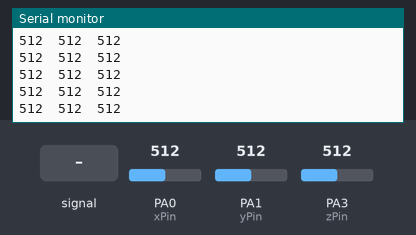
Bench run of a sketch on a simulated STM32 Blue Pill. On the bench: the last lines printed to the serial monitor. The inputs (shaded band) are chosen by the test bench; at power-on: PA0 (xPin) = 512, PA1 (yPin) = 512, PA3 (zPin) = 512. No radio packets arrive unless stated.

Above: at 1.2 s.
1.3 s: PA3 (zPin) fed a 200 Hz sine of ±81 counts around its level
At 1.8 s:
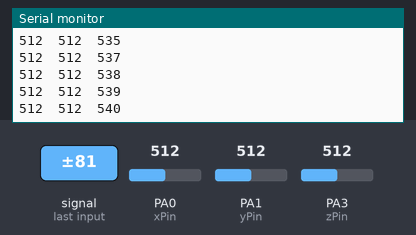
2.8 s: PA0 (xPin) set to 716
At 3.6 s:
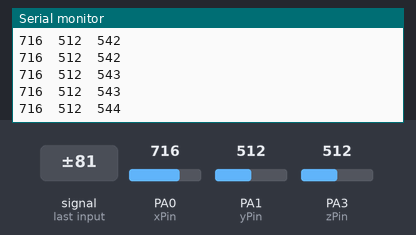
4.3 s: PA1 (yPin) set to 716
At 4.9 s:
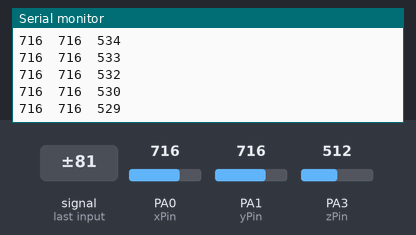
5.8 s: PA3 (zPin) set to 716
At 6.3 s:
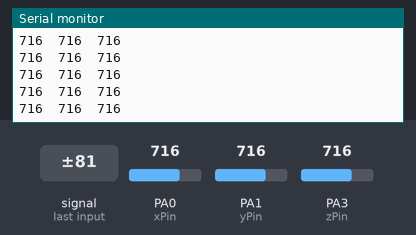
7.3 s: PA0 (xPin) set to 900
At 8.1 s:
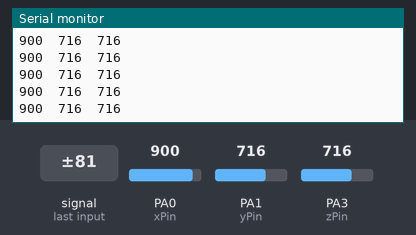
8.8 s: PA1 (yPin) set to 900
At 9.8 s:
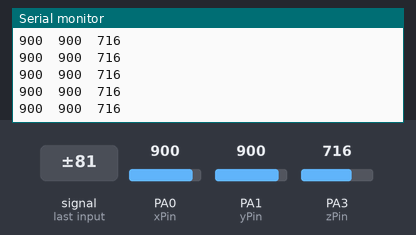
Timing chart, 0 to 11.3 s (numbered marks = the images above; inputs shaded):
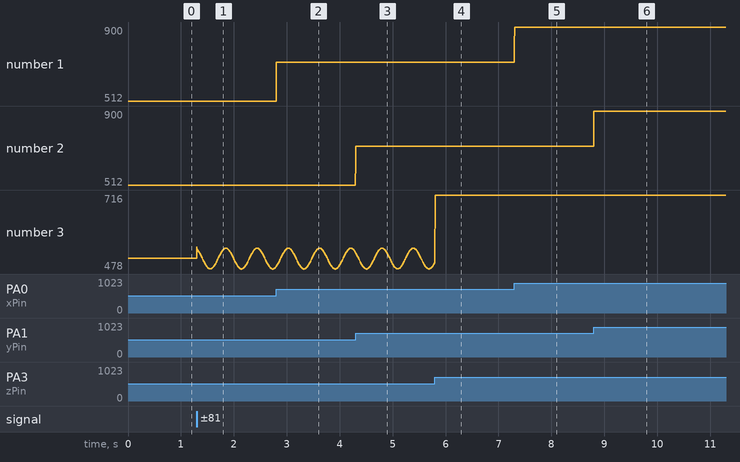

The sketch:

medical_vehicle_transmiter.ino
```cpp
//wheel chair nsic transmitter
//transmitter code
#include <SPI.h>
#include <nRF24L01.h>
#include <RF24.h>

RF24 radio(PB0,PA4); // CE, CSN

//--------------------------------------------------------------
#define xPin PA0
#define yPin PA1
#define zPin PA3
//--------------------------------------------------------------
// Take multiple samples to reduce noise
const int samples = 10;
const uint64_t address = 0xF0F0F0F0E1LL;
int counter = 0;
void setup() {
  Serial.begin(115200);
  radio.begin();                  //Starting the Wireless communication
radio.openWritingPipe(address); //Setting the address where we will send the data

radio.setPALevel(RF24_PA_MIN);  //You can set it as minimum or maximum depending on the distance between the transmitter and receiver.
radio.stopListening();


}

void loop() {

  char text[50];

 int xRaw=0,yRaw=0,zRaw=0;
  for(int i=0;i<samples;i++)
  {
    xRaw+=analogRead(xPin);
    yRaw+=analogRead(yPin);
    zRaw+=analogRead(zPin);
  }
  xRaw/=samples;
  yRaw/=samples;
  zRaw/=samples;
  //--------------------------------------------------------------
  Serial.print(xRaw);
  Serial.print("\t");
  Serial.print(yRaw);
  Serial.print("\t");
  Serial.print(zRaw);
  Serial.println();


  // Serial.println("=====================================");

   strcpy(text, "=");
  strcat(text, String(xRaw).c_str());
  strcat(text, "=");
  strcat(text, String(yRaw).c_str());
  strcat(text, "=");
  strcat(text, String(zRaw).c_str());
  strcat(text, "=");
  strcat(text, String(1).c_str());
  strcat(text, "=");
  strcat(text, String(2).c_str());
  strcat(text, "=");
  strcat(text, String(3).c_str());
  strcat(text, "=");
  strcat(text, String(4).c_str());

  radio.write(&text, sizeof(text));
}
```

Measured:
- after the input at 1.3 s, the serial monitor: prints a new line at once (image 1)
- after the input at 2.8 s, the serial monitor: prints a new line at once (image 2)
- after the input at 7.3 s, the serial monitor: prints a new line at once (image 5)
- after the input at 8.8 s, the serial monitor: prints a new line at once (image 6)
- plotted number 1: 512 → 716 after the input at 2.8 s, 716 → 900 after the input at 7.3 s
- plotted number 3: 512 → 486 after the input at 1.3 s
